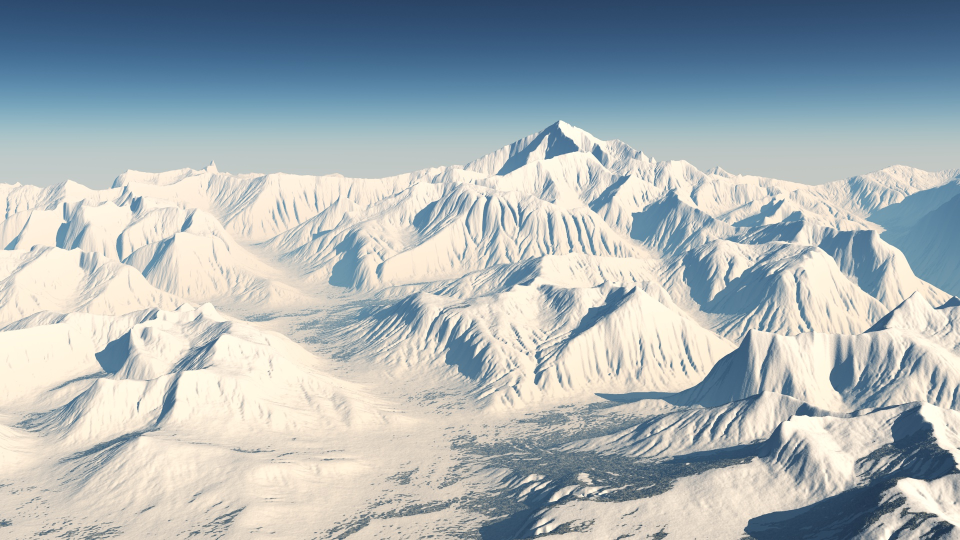
#> input picture img/render_alaska.jpg, 1920 x 1080 px (shown at 1/2 size); its folder holds only this picture in this run
$ python -i divtree_synthesis.py   (imports and definitions only)
#> lines starting #> are read from the running program, lines starting #| are printed output that depends on the picture; after the words box and inside, x2 and y2 are one past the last pixel; in counts of white or black regions, pixels touching at a corner belong together
import numpy as np
from scipy.stats import norm
from scipy.spatial import cKDTree, Delaunay
from scipy.sparse import csr_matrix
from scipy.sparse.csgraph import minimum_spanning_tree
from scipy.ndimage import distance_transform_edt, binary_erosion
from skimage.draw import line
from skimage.morphology import medial_axis
import ot
import time
from utils.coords import *
from utils.distributions import *
from utils.metrics import *


############
# 1. PEAKS #
############

# [437 lines left out: functions computePeakProbability, generatePeaks, delaunaySaddleEdgeWeight, createDelaunayGraph, generateRidgeTree, computeCostDominances and 4 more, not called in this run]


def getRiversFromRidges(imgRidges, ridgesWidth=16, riversWidth=4, normalized=True):
    b = 32
    biggerRidges = np.pad(imgRidges, pad_width=b, mode='constant', constant_values=1)

    kernel = np.ones((5, 5), dtype=bool)
    biggerRidges = binary_erosion(biggerRidges, structure=kernel, iterations=ridgesWidth)

    axesMedial = 1 - medial_axis(biggerRidges > 0, return_distance=False, rng=1337)
    axesMedial = binary_erosion(axesMedial, structure=kernel, iterations=riversWidth)
    axesMedial = axesMedial[b:-b, b:-b]

    riversDF = distance_transform_edt(axesMedial)

    if normalized:
        riversDF = (riversDF - riversDF.min())/(riversDF.max() - riversDF.min())

    return riversDF


def smoothstep(x, mi, mx):
    return (lambda t: np.where(t < 0 , 0, np.where( t <= 1 , 3*t**2-2*t**3, 1 ) ) )( (x-mi)/(mx-mi) )


#############
# SYNTHESIS #
#############


# [208 lines left out: function synthDivideTree, not called in this run]


>>> import cv2
>>> picture = cv2.imread('../img/render_alaska.jpg', cv2.IMREAD_GRAYSCALE)
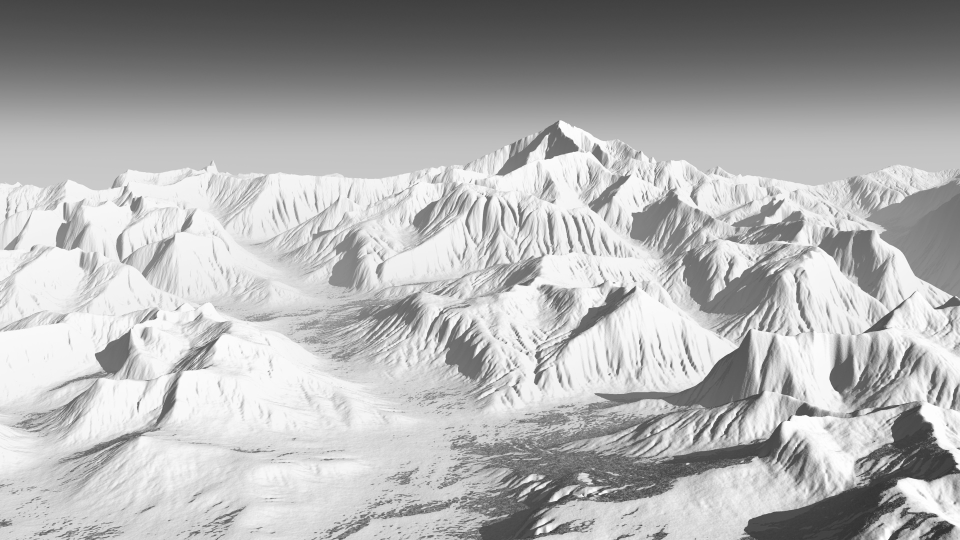
#> picture: shape (1080, 1920) (shown at 1/2 size); min 45, max 255, mean 176.7
>>> result = getRiversFromRidges(picture)
#> in getRiversFromRidges, `biggerRidges = np.pad(imgRidges, pad_width=b, mode='constant', constan..`:
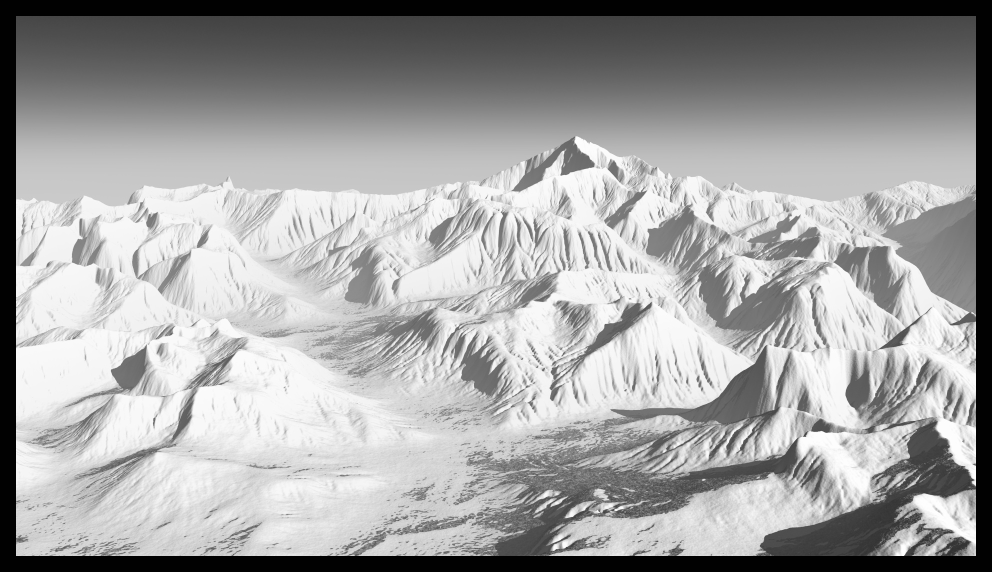
#> biggerRidges: shape (1144, 1984) (shown at 1/2 size); min 1, max 255, mean 161.5
#> in getRiversFromRidges, `biggerRidges = binary_erosion(biggerRidges, structure=kernel, iteratio..`:
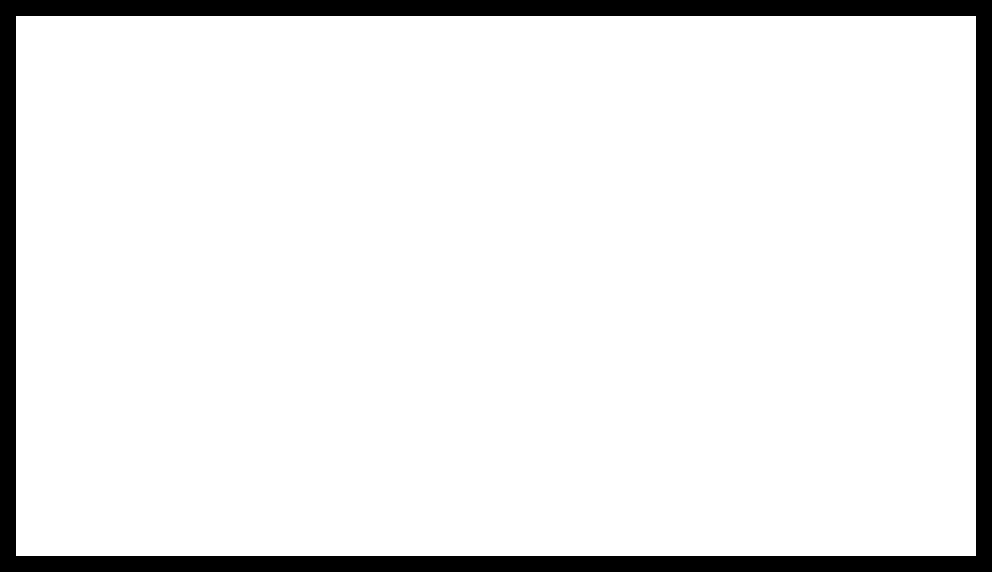
#> biggerRidges: shape (1144, 1984) bool (shown at 1/2 size); 91.4% white; 1 black region, box (x1, y1, x2, y2) and area: (0, 0, 1984, 1144) 196096
#> in getRiversFromRidges, `axesMedial = 1 - medial_axis(biggerRidges > 0, return_distance=False, ..`:
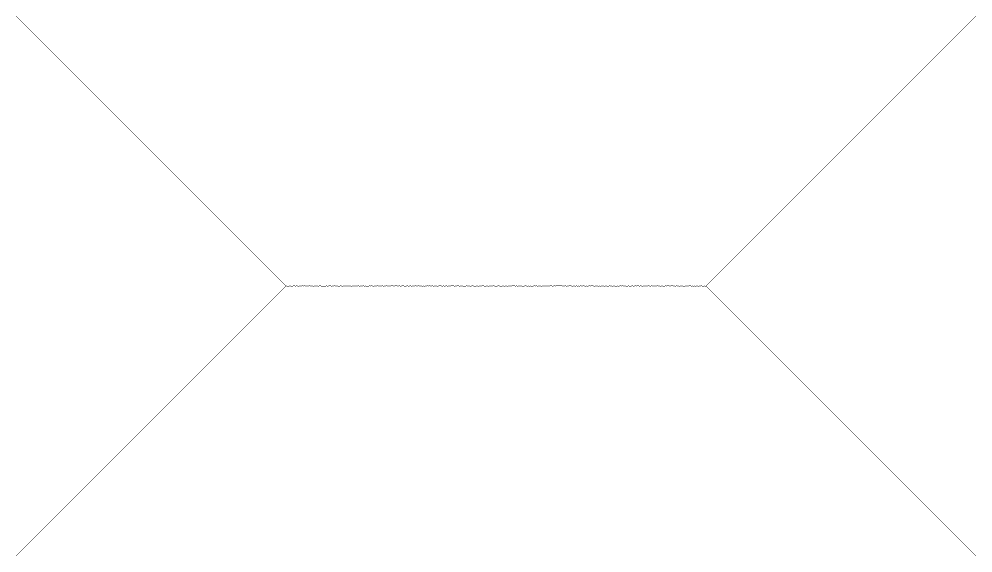
#> axesMedial: shape (1144, 1984) int64 (shown at 1/2 size); values 0 (black) and 1 (white), 99.9% white; black in thin lines or dots
#> in getRiversFromRidges, `axesMedial = binary_erosion(axesMedial, structure=kernel, iterations=r..`:
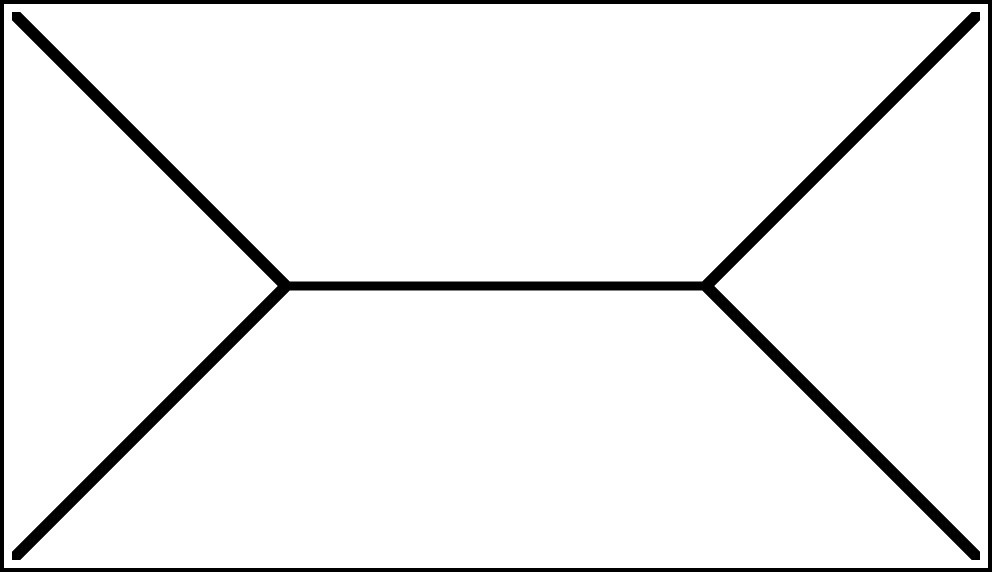
#> axesMedial: shape (1144, 1984) bool (shown at 1/2 size); 94% white; 2 black regions, box (x1, y1, x2, y2) and area: (24, 24, 1960, 1120) 86480, (0, 0, 1984, 1144) 49792
#> in getRiversFromRidges, `axesMedial = axesMedial[b:-b, b:-b]`:
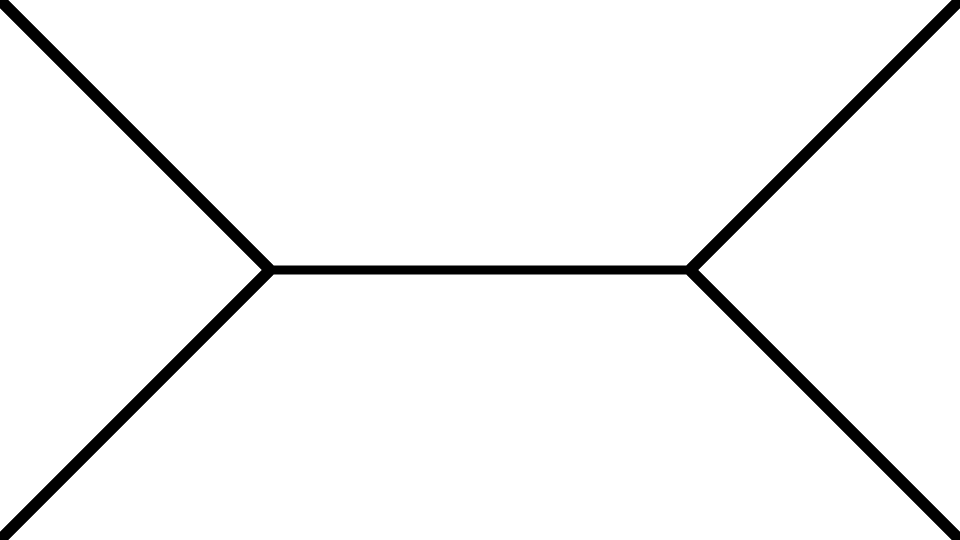
#> axesMedial: shape (1080, 1920) bool (shown at 1/2 size); 95.9% white; 1 black region, box (x1, y1, x2, y2) and area: (0, 0, 1920, 1080) 85424
#> in getRiversFromRidges, `riversDF = distance_transform_edt(axesMedial)`:
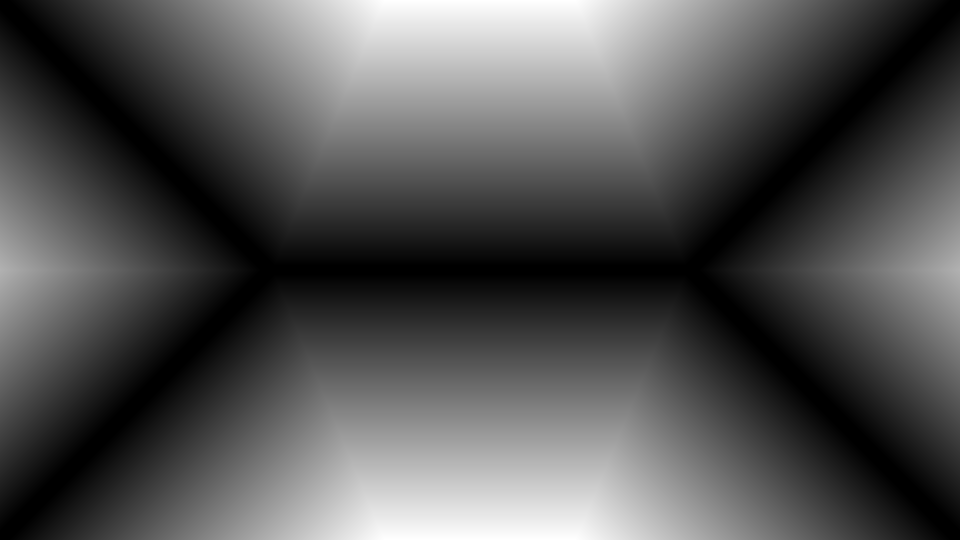
#> riversDF: shape (1080, 1920) float64 (shown at 1/2 size); min 0, max 531, mean 173.4; drawn with min black and max white

$ run again, on img/render_alps.jpg
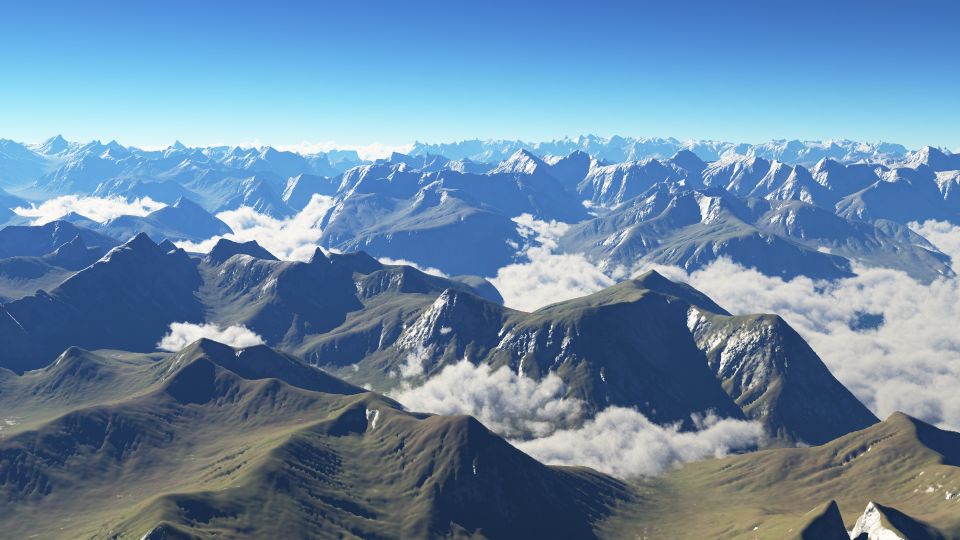
#> input picture img/render_alps.jpg, 1920 x 1080 px (shown at 1/2 size)
#> `picture = cv2.imread('../img/render_alaska.jpg', cv2.IMREAD_GRAYSCALE)`:
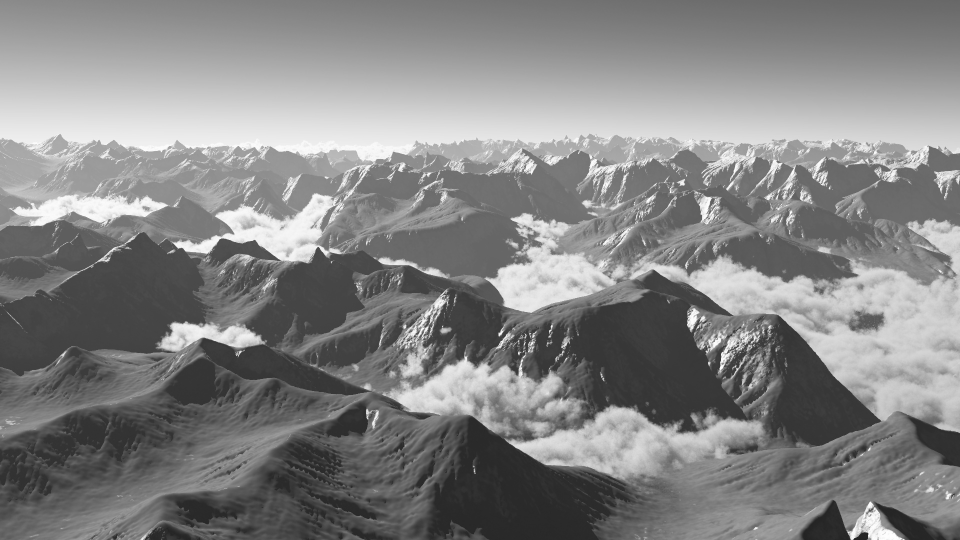
#> picture: shape (1080, 1920) (shown at 1/2 size); min 30, max 255, mean 132.3
#> in getRiversFromRidges, `biggerRidges = np.pad(imgRidges, pad_width=b, mode='constant', constan..`:
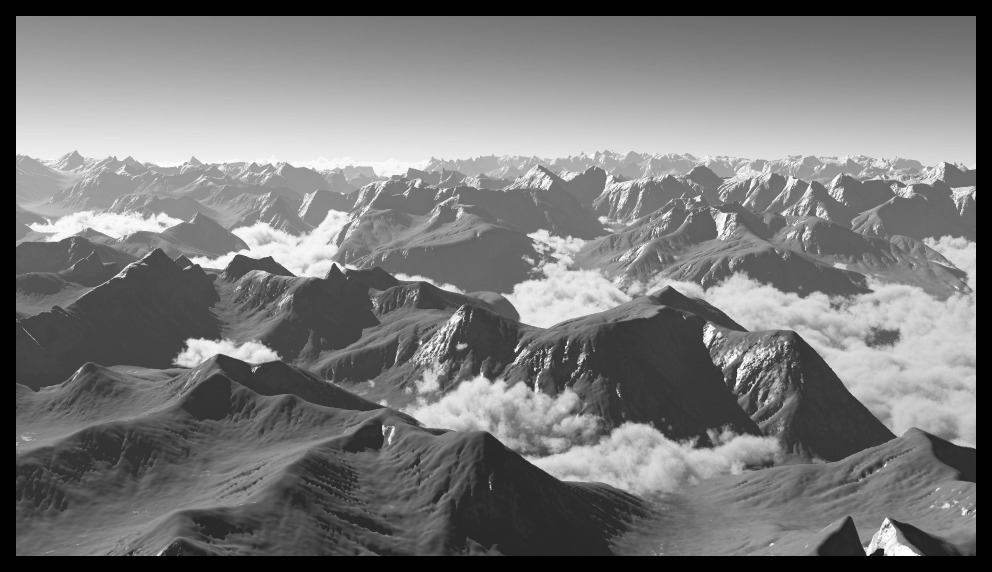
#> biggerRidges: shape (1144, 1984) (shown at 1/2 size); min 1, max 255, mean 120.9

$ run again, on img/render_appalachians.jpg
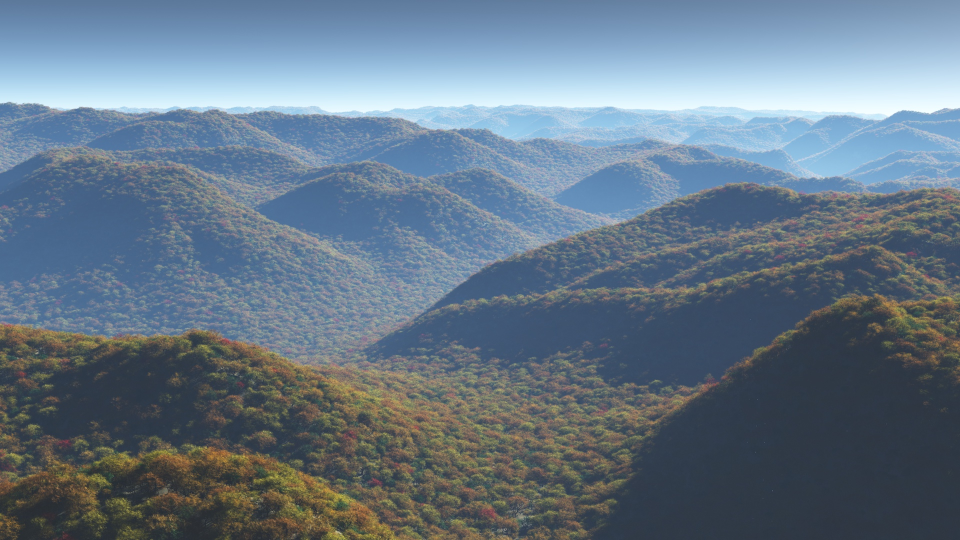
#> input picture img/render_appalachians.jpg, 1920 x 1080 px (shown at 1/2 size)
#> `picture = cv2.imread('../img/render_alaska.jpg', cv2.IMREAD_GRAYSCALE)`:
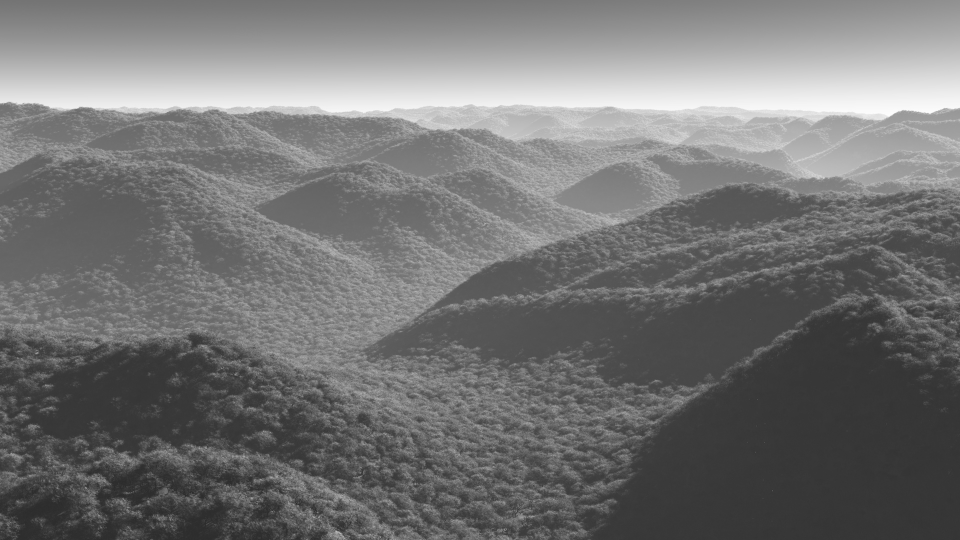
#> picture: shape (1080, 1920) (shown at 1/2 size); min 39, max 255, mean 116.1
#> in getRiversFromRidges, `biggerRidges = np.pad(imgRidges, pad_width=b, mode='constant', constan..`:
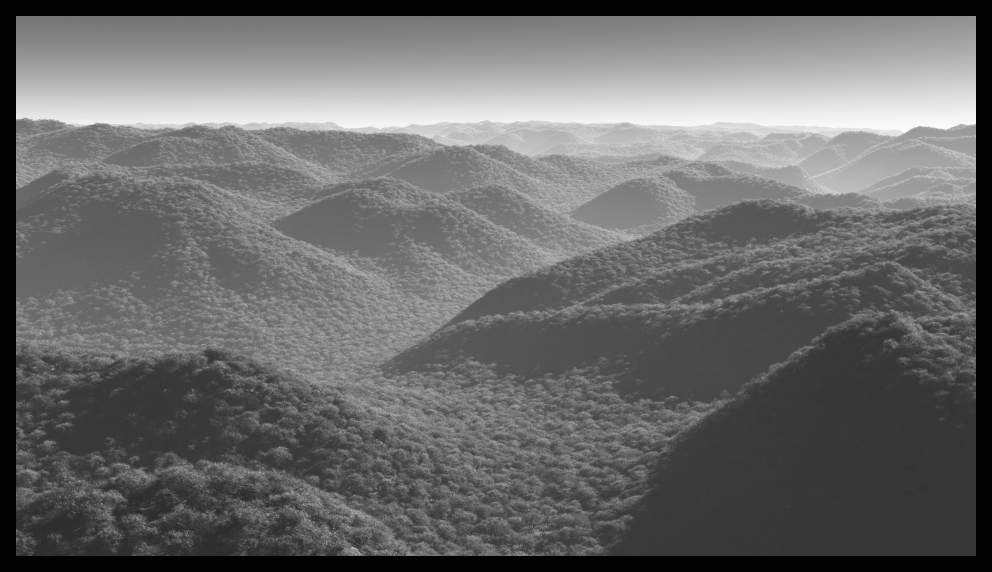
#> biggerRidges: shape (1144, 1984) (shown at 1/2 size); min 1, max 255, mean 106.2

$ run again, on img/render_himalayas.jpg
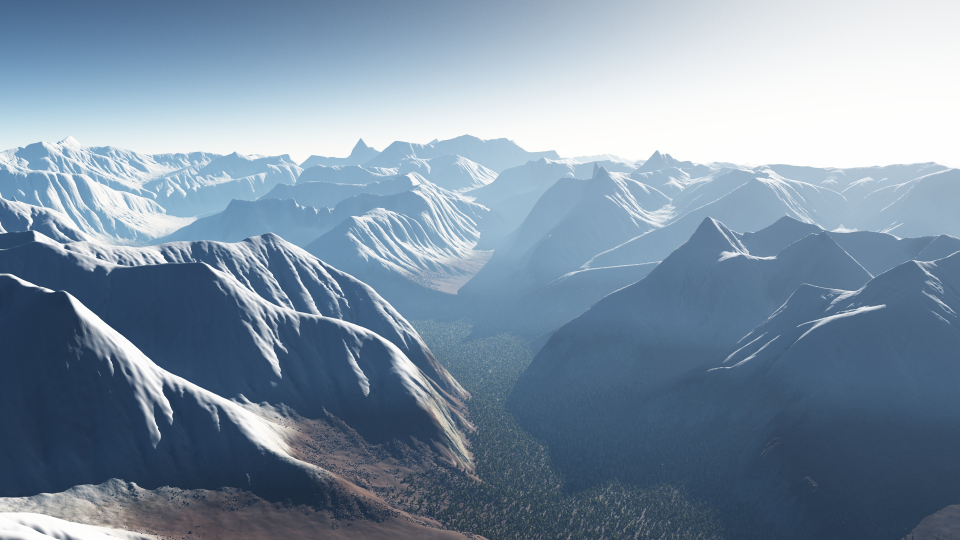
#> input picture img/render_himalayas.jpg, 1920 x 1080 px (shown at 1/2 size)
#> in getRiversFromRidges, `biggerRidges = np.pad(imgRidges, pad_width=b, mode='constant', constan..`:
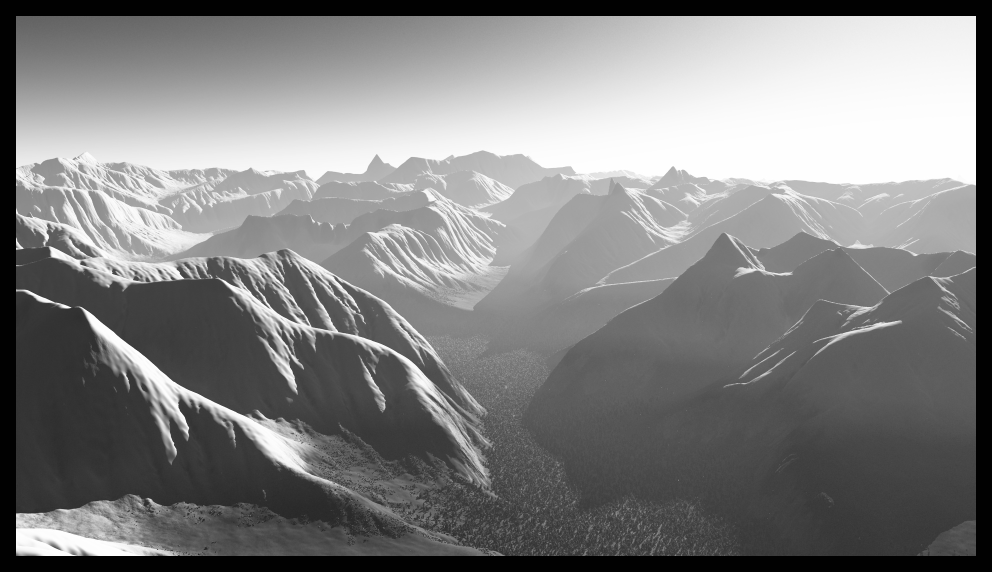
#> biggerRidges: shape (1144, 1984) (shown at 1/2 size); min 1, max 255, mean 128.9
